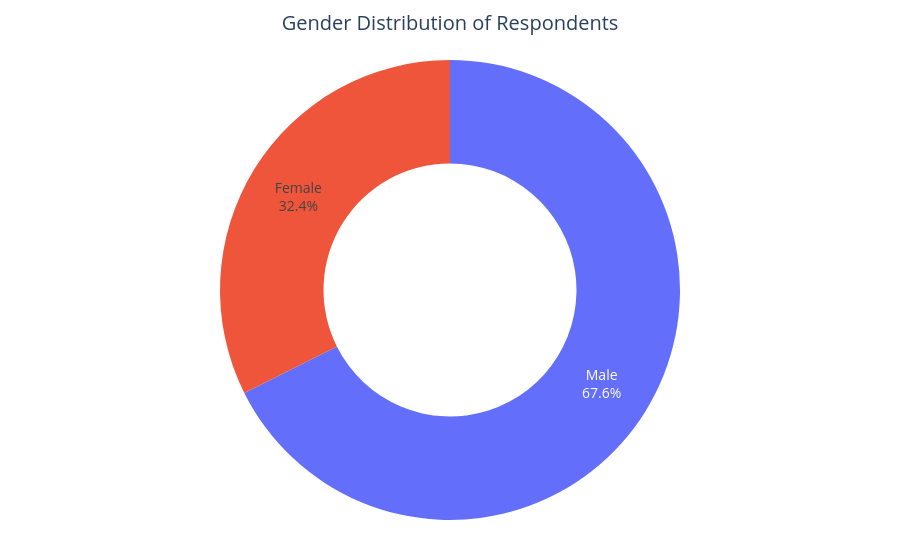

The code cell stored with this chart in its notebook:
### Markdown cell above
## User Demographics
### Gender Distribution

### Code cell
gender_counts = (
    df["gender"]
    .value_counts()
    .reset_index()
)

gender_counts.columns = ["gender", "count"]

fig = px.pie(
    gender_counts,
    names="gender",
    values="count",
    hole=0.55,
    title="Gender Distribution of Respondents",
)

fig.update_traces(
    textposition='inside',
    textinfo='percent+label'
)

fig.update_layout(
    **common_layout,
    showlegend=False
)

fig.show()

### Figure 1 — Plotly figure (JSON) as saved in the notebook; plotly's stock layout.template omitted (floating-point values rounded to 4 significant figures)
{"data": [{"domain": {"x": [0, 1], "y": [0, 1]}, "hole": 0.55, "hovertemplate": "gender=%{label}<br>count=%{value}<extra></extra>", "labels": ["Male", "Female"], "legendgroup": "", "name": "", "showlegend": true, "textinfo": "percent+label", "textposition": "inside", "type": "pie", "values": [71, 34]}], "layout": {"font": {"size": 14}, "legend": {"tracegroupgap": 0}, "margin": {"b": 40, "l": 40, "r": 40, "t": 60}, "showlegend": false, "title": {"text": "Gender Distribution of Respondents", "x": 0.5}}}
